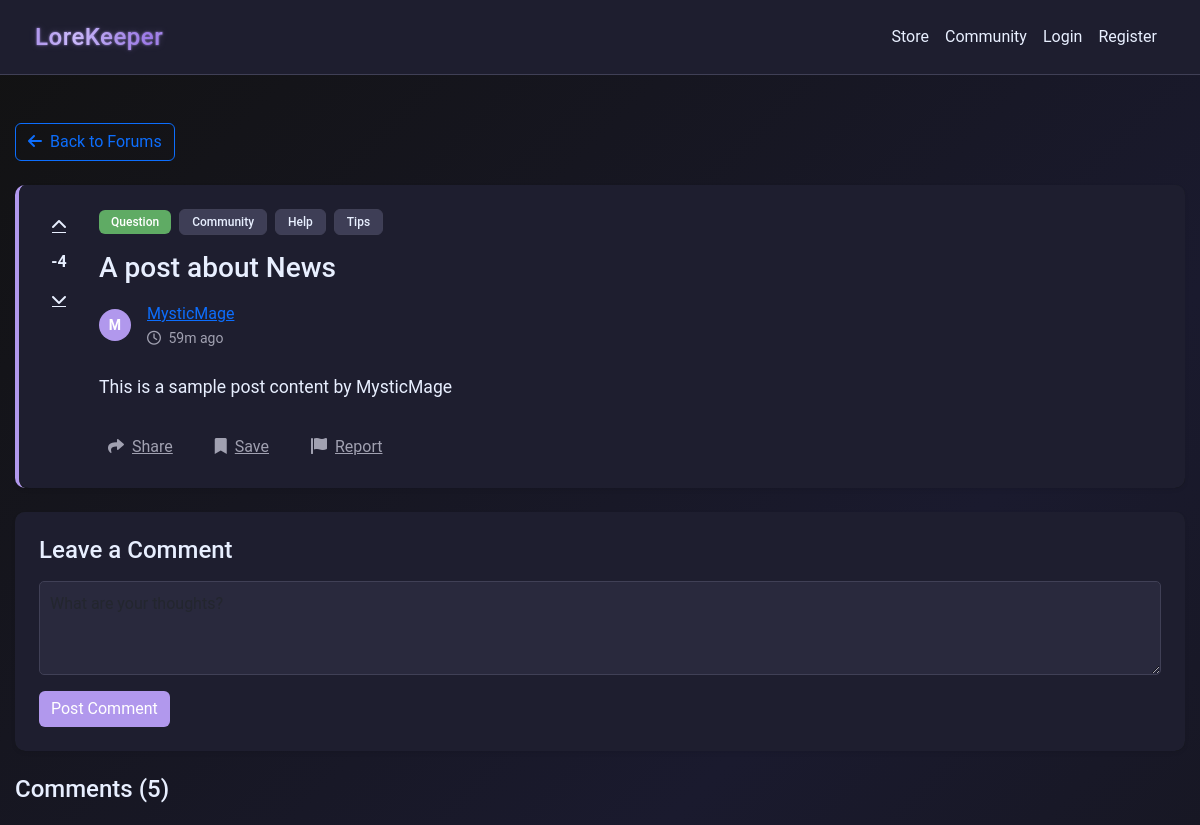
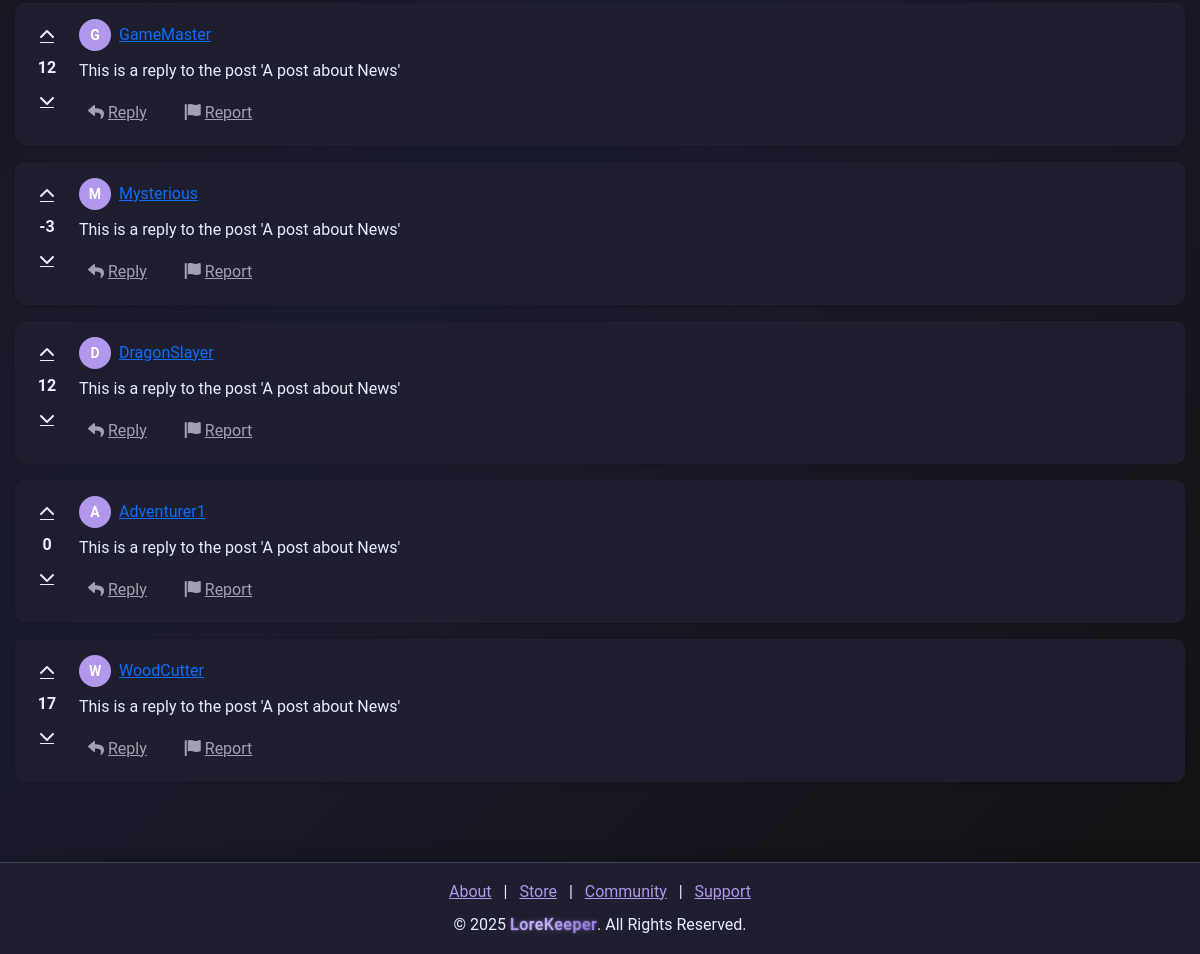
The app's page /taverns/post/8 with its own data (2 pictures, top to bottom).
### models.py (models this page shows)
class CommunityPost(db.Model):
    __tablename__ = "community_posts"
    id = db.Column(db.Integer, primary_key=True)
    creator_id = db.Column(
        db.Integer, db.ForeignKey("users.id"), nullable=False, index=True
    )
    title = db.Column(db.String(255), nullable=False)
    content = db.Column(db.Text, nullable=False)
    category = db.Column(db.String(255), nullable=False)
    parent_id = db.Column(
        db.Integer, db.ForeignKey("community_posts.id"), nullable=True
    )
    tags = db.Column(db.String(255))
    upvotes = db.Column(db.Integer, default=0)
    downvotes = db.Column(db.Integer, default=0)
    created_at = db.Column(db.DateTime, default=datetime.utcnow)
    replies = db.relationship(
        "CommunityReply", back_populates="post", lazy=True, cascade="all, delete-orphan"
    )
    creator = db.relationship("User", back_populates="community_posts")

class User(db.Model):
    __tablename__ = "users"
    id = db.Column(db.Integer, primary_key=True)
    username = db.Column(db.String(64), nullable=False, index=True)
    email = db.Column(db.String(128), unique=True, nullable=False, index=True)
    password = db.Column(db.String(128), nullable=False)
    bio = db.Column(db.String(256), default="")
    privilege_id = db.Column(db.Integer, db.ForeignKey("privileges.id"), default=1)
    created_at = db.Column(db.DateTime, default=datetime.utcnow)
    status = db.Column(db.String(64), default="Active", index=True)
    balance = db.Column(db.Integer, default=0)
    pending_balance = db.Column(db.Integer, default=0)
    purchases = db.relationship(
        "Purchase", back_populates="user", lazy=True, cascade="all, delete-orphan"
    )
    subscription = db.relationship(
        "Subscription", back_populates="user", lazy=True, cascade="all, delete-orphan"
    )
    received_transactions = db.relationship(
        "Receipt", foreign_keys="Receipt.receiver_id", back_populates="receiver"
    )
    tickets = db.relationship("SupportTicket", back_populates="user")
    responses = db.relationship("SupportTicketResponse", back_populates="responder")
    balance_logs = db.relationship("TransactionLog", back_populates="user")
    game_states = db.relationship("GameState", back_populates="user")
    grindstone_items = db.relationship("GrindStoneItem", back_populates="user")
    community_posts = db.relationship("CommunityPost", back_populates="creator")
    community_replies = db.relationship("CommunityReply", back_populates="creator")

class CommunityReply(db.Model):
    __tablename__ = "community_replys"
    id = db.Column(db.Integer, primary_key=True)
    creator_id = db.Column(
        db.Integer, db.ForeignKey("users.id"), nullable=False, index=True
    )
    post_id = db.Column(
        db.Integer, db.ForeignKey("community_posts.id"), nullable=False, index=True
    )
    content = db.Column(db.Text, nullable=False)
    upvotes = db.Column(db.Integer, default=0)
    downvotes = db.Column(db.Integer, default=0)
    created_at = db.Column(db.DateTime, default=datetime.utcnow)
    post = db.relationship("CommunityPost", back_populates="replies")
    creator = db.relationship("User", back_populates="community_replies")

### routes/route_taverns.py (the view)
@taverns_bp.route("/post/<int:post_id>")
def view_post(post_id):
    try:
        post = CommunityPost.query.get_or_404(post_id)
        creator = User.query.get(post.creator_id)
        post.creator_username = creator.username if creator else "Unknown User"
        comments = (
            db.session.query(CommunityReply, User.username)
            .join(User, CommunityReply.creator_id == User.id)
            .filter(CommunityReply.post_id == post_id)
            .all()
        )
        formatted_comments = []
        for comment, username in comments:
            comment_dict = {
                "id": comment.id,
                "content": comment.content,
                "user_id": comment.creator_id,
                "username": username,
                "upvotes": comment.upvotes,
                "downvotes": comment.downvotes,
                "created_at": comment.created_at,
            }
            formatted_comments.append(comment_dict)
        return render_template(
            "taverns/taverns_view_post.html",
            post=post,
            comments=formatted_comments,
        )
    except Exception as e:
        print(f"Error in view_post: {e}")
        raise 500

### app.py (called while the page is built, shortened)
@app.after_request
def add_header(response):
    response.headers["Cache-Control"] = "no-store"
    return response

@app.route("/getCookie", methods=["POST", "GET"])
def getCookie():
    try:
        user_id = request.cookies.get("user_id")
        print(f"Retrieved cookie user_id: {user_id}")  # Debug line
        if user_id is not None:
            user = User.query.filter_by(id=user_id).first()
            if user:
                session["user_id"] = user.id
                session["username"] = user.username
                session["privilege_id"] = user.privilege_id
    except Exception as e:
        print(f"Error getting cookie: {e}")
        session.clear()
    return redirect(url_for("home"))

@app.before_request
def before_request():
    try:
        if session.get("user_id"):
            session.permanent = True
        else:
            getCookie()
    except Exception:
        session.clear()

@app.template_filter("format_date")
def format_date(date):
    if not date:
        return "N/A"
    from datetime import datetime, timedelta, timezone
    now = datetime.now(timezone.utc).replace(tzinfo=None)
    diff = now - date
    if diff < timedelta(minutes=1):
        return "Just now"
    elif diff < timedelta(hours=1):
        minutes = int(diff.total_seconds() / 60)
        return f"{minutes}m ago"
    elif diff < timedelta(days=1):
        hours = int(diff.total_seconds() / 3600)
        return f"{hours}h ago"
    elif diff < timedelta(days=2):
        return "Yesterday"
    elif diff < timedelta(days=7):
        days = int(diff.total_seconds() / 86400)
        return f"{days} days ago"
    else:
        return date.strftime("%b %d, %Y")

### templates/taverns/taverns_view_post.html (shortened to what this page needs)
{% extends "nav_footer_template.html" %}
{% block content %}
<div class="content-wrapper">
    <div class="container py-4">
        <div class="mb-4">
            <a href="/taverns" class="btn btn-outline-primary">
                <i class="fas fa-arrow-left me-2"></i>Back to Forums
            </a>
        </div>
        <div class="card bg-dark border-0 shadow-sm mb-4 post-main-card">
            <div class="card-body p-4">
                <div class="d-flex align-items-start">
                    <div class="vote-controls me-4 d-flex flex-column align-items-center">
                        <button class="btn btn-link text-light p-1 vote-btn" title="Upvote">
                            <i class="fas fa-chevron-up"></i>
                        </button>
                        <div class="vote-count fw-bold my-2">{{ post.upvotes - post.downvotes }}</div>
                        <button class="btn btn-link text-light p-1 vote-btn" title="Downvote">
                            <i class="fas fa-chevron-down"></i>
                        </button>
                    </div>
                    <div class="flex-grow-1">
                        <div class="d-flex align-items-center mb-3">
                            <span class="badge bg-success me-2">{{ post.category }}</span>
                            {% for tag in post.tags.split(",") %}
                            <span class="badge bg-secondary me-2">{{ tag.capitalize() }}</span>
                            {% endfor %}
                        </div>
                        <h1 class="h3 mb-3">{{ post.title }}</h1>
                        <div class="d-flex align-items-center mb-4">
                            <div class="avatar-circle-sm me-3">
                                <span class="avatar-initials">{{ post.creator_username[0]|upper }}</span>
                            </div>
                            <div>
                                <a href="/user/{{ post.creator_id }}" class="text-primary post-author">{{ post.creator_username }}</a>
                                <div class="text-muted small">
                                    <i class="far fa-clock me-1"></i>
                                    <span class="post-date">{{ post.created_at|format_date }}</span>
                                </div>
                            </div>
                        </div>
                        <div class="post-content mb-4">
                            {{ post.content|safe }}
                        </div>
                        <div class="post-actions d-flex align-items-center">
                            <button class="btn btn-link text-muted p-0 me-4 post-action-btn">
                                <i class="fas fa-share me-2"></i>Share
                            </button>
                            <button class="btn btn-link text-muted p-0 me-4 post-action-btn">
                                <i class="fas fa-bookmark me-2"></i>Save
                            </button>
                            <button class="btn btn-link text-muted p-0 post-action-btn">
                                <i class="fas fa-flag me-2"></i>Report
                            </button>
                        </div>
                    </div>
                </div>
            </div>
        </div>
        <div class="comments-section">
            <div class="card bg-dark border-0 shadow-sm mb-4">
                <div class="card-body p-4">
                    <h4 class="mb-3">Leave a Comment</h4>
                    <form id="commentForm" method="POST" action="/taverns/api/post/{{ post.id }}/reply">
                        <div class="mb-3">
                            <textarea class="form-control bg-dark text-light" name="comment" rows="3" placeholder="What are your thoughts?"></textarea>
                        </div>
                        <button type="submit" class="btn btn-primary">Post Comment</button>
                    </form>
                </div>
            </div>
            <h4 class="mb-4">Comments ({{ comments|length }})</h4>
            {% for comment in comments %}
            <div class="card bg-dark border-0 shadow-sm mb-3 comment-card">
                <div class="card-body p-3">
                    <div class="d-flex">
                        <div class="vote-controls me-3 d-flex flex-column align-items-center">
                            <button class="btn btn-link text-light p-1 vote-btn" title="Upvote">
                                <i class="fas fa-chevron-up"></i>
                            </button>
                            <div class="vote-count fw-bold my-1">{{ comment.upvotes - comment.downvotes }}</div>
                            <button class="btn btn-link text-light p-1 vote-btn" title="Downvote">
                                <i class="fas fa-chevron-down"></i>
                            </button>
                        </div>
                        <div class="flex-grow-1">
                            <div class="d-flex align-items-center mb-2">
                                <div class="avatar-circle-sm me-2">
                                    <span class="avatar-initials">{{ comment.username[0]|upper }}</span>
                                </div>
                                <div>
                                    <a href="/user/{{ comment.user_id }}" class="text-primary post-author">{{ comment.username }}</a>
                                </div>
                            </div>
                            <div class="comment-content mb-2">
                                {{ comment.content }}
                            </div>
                            <div class="comment-actions">
                                <button class="btn btn-link text-muted p-0 me-3 post-action-btn">
                                    <i class="fas fa-reply me-1"></i>Reply
                                </button>
                                <button class="btn btn-link text-muted p-0 post-action-btn">
                                    <i class="fas fa-flag me-1"></i>Report
                                </button>
                            </div>
                        </div>
                    </div>
                </div>
            </div>
            {% endfor %}
        </div>
    </div>
</div>
{% endblock %}

### static/css/style.css (style rules this page uses)
:root { --background-color: #121212; --text-color: #E8EFFF; --text-muted: #a1a1b1; --accent-color: #b198ed; --card-background: #1e1e2f; --input-background: #29293d; --input-border: #404056; --btn-hover: #9b84d6; --store-btn-color: #ff7043; --store-btn-hover: #ff5722; --card-shadow: rgba(0, 0, 0, 0.5); --section-padding: 60px; --element-spacing: 20px; --accent-rgb: 177, 152, 237; --store-bg: #0d0d15; --store-card-bg: #1a1a2a; --store-accent: #b198ed; --store-text: #e8efff; --store-muted: #a1a1b1; --store-border: #2a2a40; --store-hover: #9b84d6; --basic-color: #5f9dff; --premium-color: #66bb6a; --ultimate-color: #ef5350; --primary-accent: #8a5cf7; --primary-light: #b198ed; --primary-dark: #6c40e0; --secondary-accent: #ff7043; --secondary-light: #ff9e80; --secondary-dark: #e64a19; --text-light: #e8efff; --card-bg: rgba(30, 30, 47, 0.95); --card-bg-hover: rgba(43, 43, 70, 0.95); --dark-bg: #121219; --border-color: rgba(255, 255, 255, 0.1); --success: #66bb6a; --danger: #ef5350; --warning: #ffa726; --info: #29b6f6; }
body { margin: 0; padding: 0; font-family: 'Roboto', sans-serif; background: linear-gradient(135deg, #121212, #1a1a2e, #121212); background-size: cover; background-repeat: no-repeat; background-attachment: fixed; color: var(--text-color); line-height: 1.6; display: flex; flex-direction: column; min-height: 100vh; overflow-x: hidden; -webkit-font-smoothing: antialiased; -moz-osx-font-smoothing: grayscale; text-rendering: optimizeLegibility; position: relative; }
.content-wrapper { flex: 1 0 auto; display: flex; flex-direction: column; width: 100%; min-height: calc(100vh - 140px); padding-bottom: 20px; }
.card, .card-header, .card-body { background-color: var(--card-background); color: var(--text-color); border: none; border-radius: 10px; box-shadow: 0 4px 10px var(--card-shadow); }
.form-control { background-color: var(--input-background); border: 1px solid var(--input-border); color: var(--text-color); }
.text-light { color: var(--text-color) !important; }
.text-muted { color: var(--text-muted) !important; }
html, body { height: 100%; }
.mb-4 { margin-bottom: 1.5rem; }
.container { width: 100%; max-width: 1200px; margin: 0 auto; padding: 0 15px; box-sizing: border-box; }
.card { background-color: var(--card-background); color: var(--text-color); border: none; border-radius: 10px; box-shadow: 0 4px 10px var(--card-shadow); transition: all 0.3s ease; overflow: hidden; }
.card-body { padding: 30px; background-color: var(--card-background); border-radius: 0 0 10px 10px; }
.form-control { background-color: var(--input-background); border: 1px solid var(--input-border); color: var(--text-color); padding: 10px; border-radius: 5px; }
.card { background-color: var(--card-background); color: var(--text-color); border: none; border-radius: 10px; box-shadow: 0 4px 10px var(--card-shadow); }
.card-body { padding: 30px; }
.btn-primary { background-color: var(--accent-color); border: none; transition: background-color 0.3s ease, transform 0.2s ease; }
.badge { padding: 0.5em 1em; font-weight: 500; border-radius: 6px; }
.badge.bg-secondary { background-color: var(--input-background) !important; color: var(--text-color); border: 1px solid var(--input-border); }
.badge.bg-success { background-color: var(--success) !important; }
.avatar-initials { line-height: 1; }
.vote-btn { transition: all 0.2s ease; border-radius: 4px; width: 32px; height: 32px; display: flex; align-items: center; justify-content: center; }
.vote-count { font-size: 16px; min-width: 32px; text-align: center; transition: all 0.2s ease; }
.post-action-btn { transition: all 0.2s ease; border-radius: 4px; padding: 4px 8px !important; margin-top: 5px; display: inline-block; }
a, button, .btn, .nav-link, .form-control { transition: all 0.25s ease-in-out; }
.badge.bg-success { background-color: rgba(102, 187, 106, 0.9) !important; }
.badge.bg-secondary { background-color: rgba(66, 66, 90, 0.9) !important; }

### records on screen
CommunityPost: post.upvotes-post.downvotes "-4", category "Question", title "A post about News", created_at "59m ago", content "This is a sample post content by MysticMage"
User: creator_username "MysticMage"
CommunityReply: upvotes "12", username "G", username "GameMaster", content "This is a reply to the post 'A post about News'"
CommunityReply: upvotes "-3", username "M", username "Mysterious", content "This is a reply to the post 'A post about News'"
CommunityReply: comment.upvotes-comment.downvotes "12", username "D", username "DragonSlayer", content "This is a reply to the post 'A post about News'"
CommunityReply: upvotes "0", username "A", username "Adventurer1", content "This is a reply to the post 'A post about News'"
CommunityReply: upvotes "17", username "W", username "WoodCutter", content "This is a reply to the post 'A post about News'"

### other values on screen
{{ tag.capitalize() }} "Community" "Help" "Tips"
{{ post.creator_username[0]|upper }} "M"
{{ comments|length }} "5"
